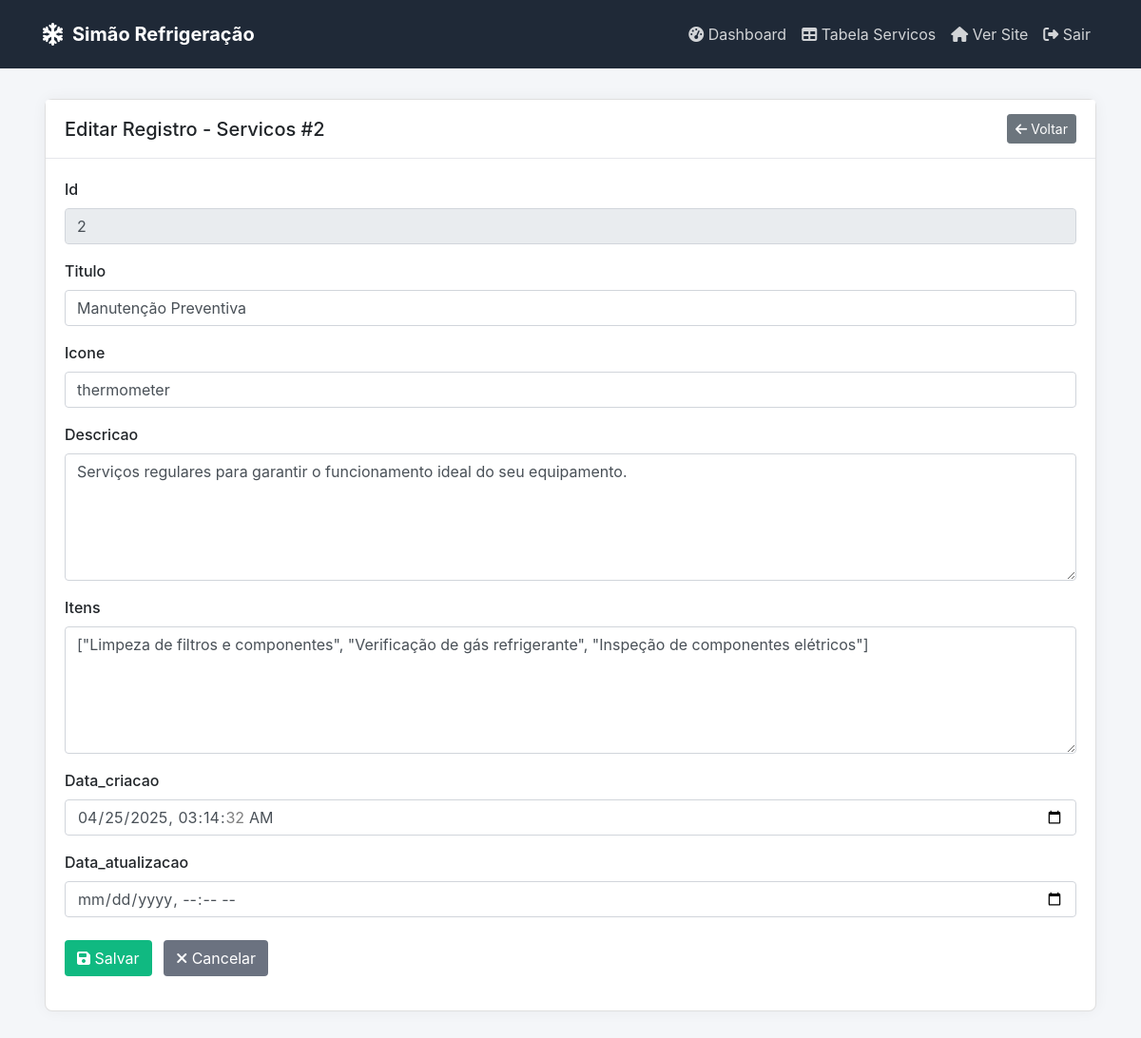
Before: /admin-record.php?table=servicos&id=2&edit=1 (signed in) with the older database file.
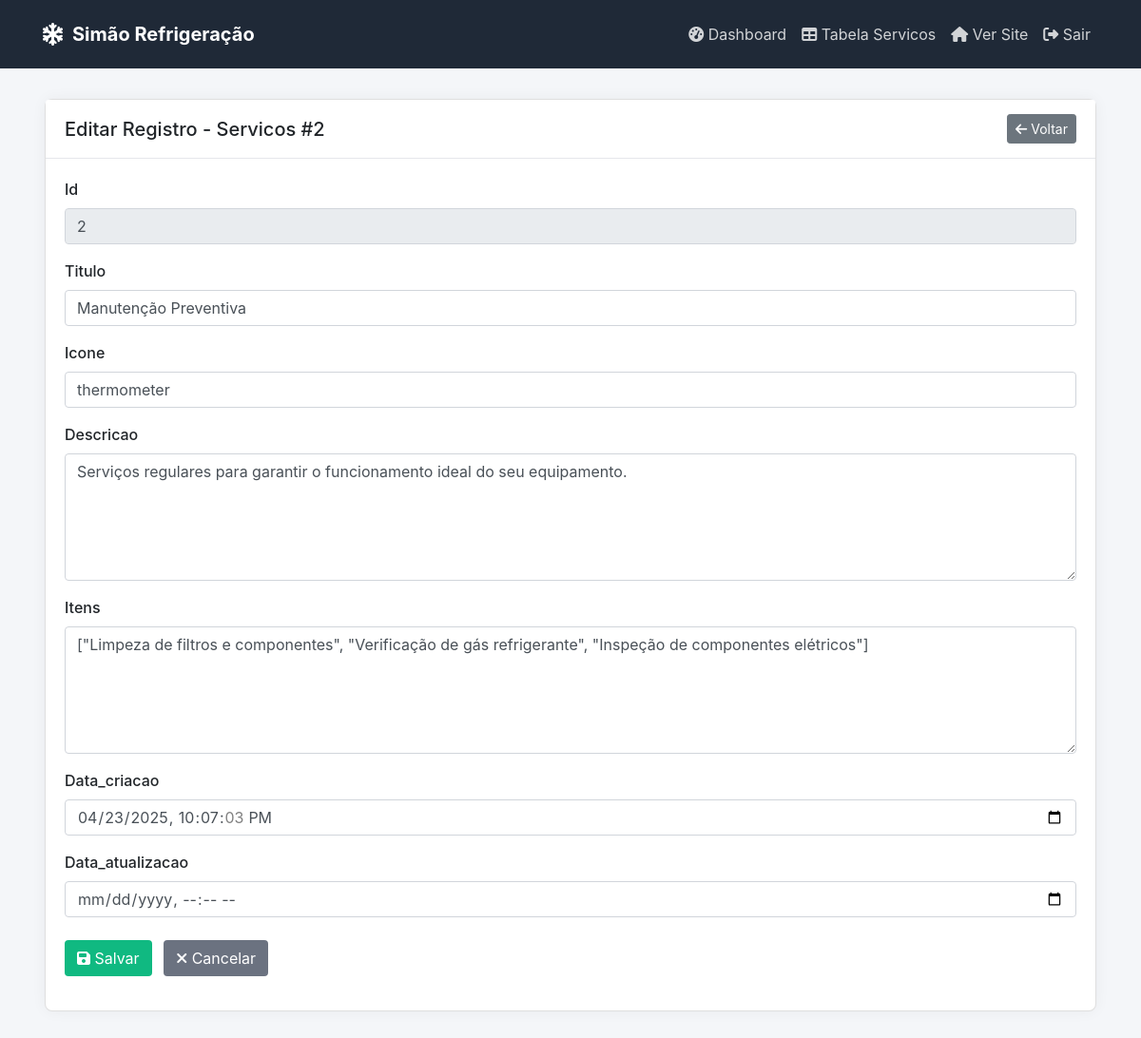
After: the same page with the newer database file.
### tables this page shows
CREATE TABLE `servicos` (
  `id` int(11) NOT NULL,
  `titulo` varchar(100) NOT NULL,
  `icone` varchar(50) DEFAULT NULL,
  `descricao` text NOT NULL,
  `itens` longtext NOT NULL CHECK (json_valid(`itens`)),
  `data_criacao` datetime NOT NULL,
  `data_atualizacao` datetime DEFAULT NULL
);

### admin-record.php (the view, shortened to what the changed rows need)
<?php
$table = $_GET['table'];
$id = (int)$_GET['id'];
$edit_mode = isset($_GET['edit']) && $_GET['edit'] == 1;
$db = db_connect();
$columns = [];
$column_types = [];
try {
    $query = "SHOW COLUMNS FROM $table";
    $stmt = $db->prepare($query);
    $stmt->execute();
    $columns_data = $stmt->fetchAll(PDO::FETCH_ASSOC);
    foreach ($columns_data as $column) {
        $columns[] = $column['Field'];
        $column_types[$column['Field']] = $column['Type'];
    }
} catch (PDOException $e) {
}
$record = [];
try {
    $query = "SELECT * FROM $table WHERE id = :id LIMIT 1";
    $stmt = $db->prepare($query);
    $stmt->bindParam(':id', $id, PDO::PARAM_INT);
    $stmt->execute();
    $record = $stmt->fetch(PDO::FETCH_ASSOC);
} catch (PDOException $e) {
    header('Location: admin-table.php?table=' . $table);
    exit;
}
?>
<!DOCTYPE html>
<html lang="pt-BR">
<head>
    <link rel="stylesheet" href="https://cdnjs.cloudflare.com/ajax/libs/font-awesome/6.4.0/css/all.min.css">
    <link rel="stylesheet" href="https://cdn.jsdelivr.net/npm/bootstrap@4.6.0/dist/css/bootstrap.min.css">
</head>
<body>
    <div class="main-content">
        <div class="container">
            <div class="card">
                <div class="card-body">
                    <?php if ($edit_mode): ?>
                    <form method="POST" action="">
                        <?php foreach ($columns as $column): ?>
                        <div class="form-group">
                            <label for="<?= $column ?>"><?= ucfirst($column) ?></label>
                            <?php if ($column === 'id'): ?>
                            <input type="text" class="form-control" id="<?= $column ?>" name="<?= $column ?>" value="<?= htmlspecialchars($record[$column] ?? '') ?>" readonly>
                            <?php elseif (strpos($column_types[$column], 'text') !== false): ?>
                            <textarea class="form-control" id="<?= $column ?>" name="<?= $column ?>" rows="5"><?= htmlspecialchars($record[$column] ?? '') ?></textarea>
                            <?php elseif ($column === 'senha'): ?>
                            <input type="password" class="form-control" id="<?= $column ?>" name="<?= $column ?>" placeholder="Deixe em branco para manter a senha atual">
                            <?php elseif (strpos($column_types[$column], 'datetime') !== false || strpos($column_types[$column], 'date') !== false): ?>
                            <input type="datetime-local" class="form-control" id="<?= $column ?>" name="<?= $column ?>" value="<?= str_replace(' ', 'T', $record[$column] ?? '') ?>">
                            <?php else: ?>
                            <input type="text" class="form-control" id="<?= $column ?>" name="<?= $column ?>" value="<?= htmlspecialchars($record[$column] ?? '') ?>">
                            <?php endif; ?>
                        </div>
                        <?php endforeach; ?>
                    </form>
                    <?php endif; ?>
                </div>
            </div>
        </div>
    </div>
</body>
</html>

Changed rows visible on the page:
changed servicos "Manutenção Preventiva": data_criacao "04/25/2025 03:14:32" → "04/23/2025 22:07:03"
